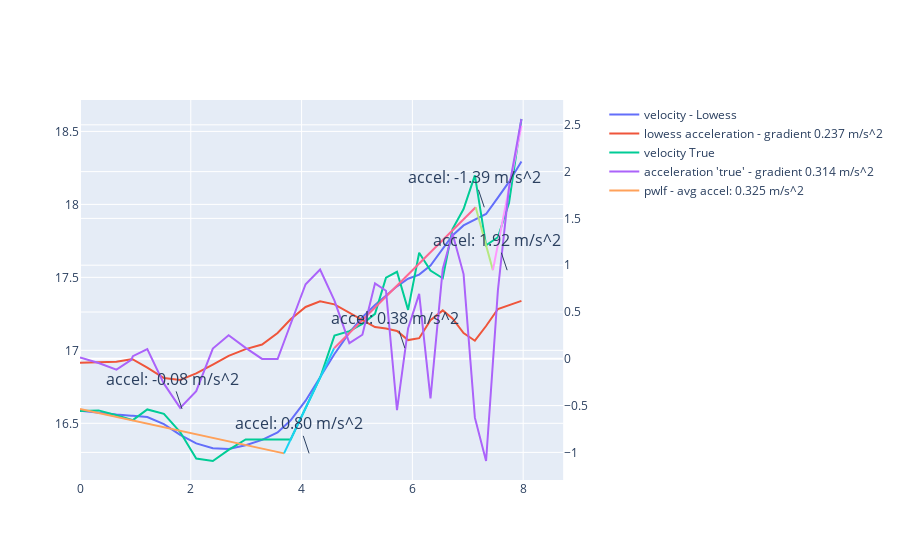

Notebook cell for this chart:
### Code cell
# plot the results
import plotly.graph_objects as go
from plotly.subplots import make_subplots
import pwlf
from src.lowess import lowess

# _veh_df = veh_df.loc[veh_df.ui32_objectID == veh_df.ui32_objectID.sample(1).values[0]]
_veh_df = veh_df.loc[veh_df.ui32_objectID == 50367]

x = (_veh_df.dt - _veh_df.dt.min()).dt.total_seconds()
y = _veh_df["f32_velocityInDir_mps"]

a = pd.Series(y) == 0
zero_sum = a.cumsum() - a.cumsum().where(~a).ffill().fillna(0).astype(int)

# keep only where zero_sum is < 3
x = x.loc[zero_sum < 3].values
y = y.loc[zero_sum < 3].values.astype(float)

# crop out long segments of all 0. They have to be sequential
# create a figure with a secondary y-axis
fig = make_subplots(specs=[[{"secondary_y": True}]])


# distance = _veh_df[['f32_positionX_m', 'f32_positionY_m']].diff().apply(np.linalg.norm, axis=1).cumsum().fillna(0)
# distance = distance.loc[zero_sum < 3].values.astype(float)

smoothed = lowess(y=y, x=x, f=1 / 5, n_iter=1)
gradient_accel = np.gradient(smoothed, x)

raw_accel_gradient = np.gradient(y, x)
fig.add_scatter(
    x=x,
    y=smoothed,
    name="velocity - Lowess",
    mode="lines",
)
fig.add_scatter(
    x=x,
    y=gradient_accel,
    name=f"lowess acceleration - gradient {gradient_accel.mean():.3f} m/s^2",
    mode="lines",
    secondary_y=True,
)


fig.add_scatter(
    x=x,
    y=y,
    name="velocity True",
    mode="lines",
)

# fig.add_scatter(
#     x=x[1:],
#     y=raw_accel,
#     name=f"acceleration 'true' {raw_accel.mean():.3f} m/s^2",
#     mode="lines",
#     secondary_y=True,
# )

fig.add_scatter(
    x=x,
    y=raw_accel_gradient,
    name=f"acceleration 'true' - gradient {raw_accel_gradient.mean():.3f} m/s^2",
    mode="lines",
    secondary_y=True,
)


pwlf_model = pwlf.PiecewiseLinFit(x, y)
breaks = pwlf_model.fit(5)
slopes = pwlf_model.slopes
intercepts = pwlf_model.intercepts

for i, (b0, b1, slope, intercept) in enumerate(zip(breaks[:-1], breaks[1:], slopes, intercepts)):
    fig.add_scatter(
        x=[b0, b1],
        y=[intercept + slope * b0, intercept + slope * b1],
        name=f"pwlf - avg accel: {slopes.mean():.3f} m/s^2",
        mode="lines",
        showlegend=i < 1,
    )

    # add a annotation with the slope
    fig.add_annotation(
        x=(b0 + b1) / 2,
        y=intercept + slope * b0,
        text=f"accel: {slope:.2f} m/s^2<br>",
        font=dict(
            size=16,
        )
    )

fig.show()

### Figure 1 — Plotly figure (JSON) as saved in the notebook; plotly's stock layout.template omitted (floating-point values rounded to 4 significant figures)
{"data": [{"mode": "lines", "name": "velocity - Lowess", "type": "scatter", "x": [0, 0.3357, 0.6578, 0.9261, 0.9545, 1.214, 1.515, 1.808, 2.098, 2.398, 2.683, 2.991, 3.287, 3.567, 3.803, 4.072, 4.334, 4.594, 4.863, 5.098, 5.325, 5.524, 5.722, 5.922, 6.123, 6.327, 6.548, 6.724, 6.924, 7.128, 7.33, 7.544, 7.744, 7.969], "y": [16.59, 16.57, 16.56, 16.55, 16.55, 16.54, 16.49, 16.42, 16.36, 16.33, 16.32, 16.35, 16.39, 16.44, 16.52, 16.66, 16.81, 16.98, 17.12, 17.23, 17.31, 17.37, 17.44, 17.49, 17.52, 17.58, 17.7, 17.79, 17.86, 17.9, 17.93, 18.05, 18.15, 18.29]}, {"mode": "lines", "name": "lowess acceleration - gradient 0.237 m/s^2", "type": "scatter", "x": [0, 0.3357, 0.6578, 0.9261, 0.9545, 1.214, 1.515, 1.808, 2.098, 2.398, 2.683, 2.991, 3.287, 3.567, 3.803, 4.072, 4.334, 4.594, 4.863, 5.098, 5.325, 5.524, 5.722, 5.922, 6.123, 6.327, 6.548, 6.724, 6.924, 7.128, 7.33, 7.544, 7.744, 7.969], "xaxis": "x", "y": [-0.04325, -0.0393, -0.03168, -0.005695, -0.006574, -0.09358, -0.2065, -0.227, -0.1559, -0.06221, 0.03081, 0.103, 0.1519, 0.2759, 0.4224, 0.5538, 0.6138, 0.5816, 0.4919, 0.4088, 0.3393, 0.3226, 0.2967, 0.1998, 0.2202, 0.4115, 0.5175, 0.4313, 0.2748, 0.1932, 0.35, 0.532, 0.5754, 0.6192], "yaxis": "y2"}, {"mode": "lines", "name": "velocity True", "type": "scatter", "x": [0, 0.3357, 0.6578, 0.9261, 0.9545, 1.214, 1.515, 1.808, 2.098, 2.398, 2.683, 2.991, 3.287, 3.567, 3.803, 4.072, 4.334, 4.594, 4.863, 5.098, 5.325, 5.524, 5.722, 5.922, 6.123, 6.327, 6.548, 6.724, 6.924, 7.128, 7.33, 7.544, 7.744, 7.969], "y": [16.58, 16.59, 16.56, 16.52, 16.52, 16.6, 16.56, 16.44, 16.26, 16.24, 16.32, 16.39, 16.39, 16.39, 16.39, 16.6, 16.81, 17.1, 17.13, 17.18, 17.25, 17.5, 17.54, 17.28, 17.67, 17.55, 17.49, 17.83, 17.97, 18.2, 17.72, 17.77, 18.01, 18.59]}, {"mode": "lines", "name": "acceleration 'true' - gradient 0.314 m/s^2", "type": "scatter", "x": [0, 0.3357, 0.6578, 0.9261, 0.9545, 1.214, 1.515, 1.808, 2.098, 2.398, 2.683, 2.991, 3.287, 3.567, 3.803, 4.072, 4.334, 4.594, 4.863, 5.098, 5.325, 5.524, 5.722, 5.922, 6.123, 6.327, 6.548, 6.724, 6.924, 7.128, 7.33, 7.544, 7.744, 7.969], "xaxis": "x", "y": [0.01291, -0.04577, -0.1154, -0.0121, 0.02781, 0.104, -0.2655, -0.5245, -0.3451, 0.1096, 0.2513, 0.1163, -0.0009499, -0.00316, 0.3714, 0.7964, 0.9538, 0.6216, 0.1666, 0.2568, 0.8063, 0.7269, -0.5477, 0.3243, 0.6936, -0.4239, 0.9613, 1.34, 0.9053, -0.6287, -1.092, 0.7305, 1.827, 2.562], "yaxis": "y2"}, {"mode": "lines", "name": "pwlf - avg accel: 0.325 m/s^2", "showlegend": true, "type": "scatter", "x": [0, 3.683], "y": [16.6, 16.29]}, {"mode": "lines", "name": "pwlf - avg accel: 0.325 m/s^2", "showlegend": false, "type": "scatter", "x": [3.683, 4.588], "y": [16.29, 17.01]}, {"mode": "lines", "name": "pwlf - avg accel: 0.325 m/s^2", "showlegend": false, "type": "scatter", "x": [4.588, 7.143], "y": [17.01, 17.98]}, {"mode": "lines", "name": "pwlf - avg accel: 0.325 m/s^2", "showlegend": false, "type": "scatter", "x": [7.143, 7.453], "y": [17.98, 17.55]}, {"mode": "lines", "name": "pwlf - avg accel: 0.325 m/s^2", "showlegend": false, "type": "scatter", "x": [7.453, 7.969], "y": [17.55, 18.54]}], "layout": {"annotations": [{"font": {"size": 16}, "text": "accel: -0.08 m/s^2<br>", "x": 1.841, "y": 16.6}, {"font": {"size": 16}, "text": "accel: 0.80 m/s^2<br>", "x": 4.135, "y": 16.29}, {"font": {"size": 16}, "text": "accel: 0.38 m/s^2<br>", "x": 5.865, "y": 17.01}, {"font": {"size": 16}, "text": "accel: -1.39 m/s^2<br>", "x": 7.298, "y": 17.98}, {"font": {"size": 16}, "text": "accel: 1.92 m/s^2<br>", "x": 7.711, "y": 17.55}], "xaxis": {"anchor": "y", "domain": [0, 0.94]}, "yaxis": {"anchor": "x", "domain": [0, 1]}, "yaxis2": {"anchor": "x", "overlaying": "y", "side": "right"}}}
